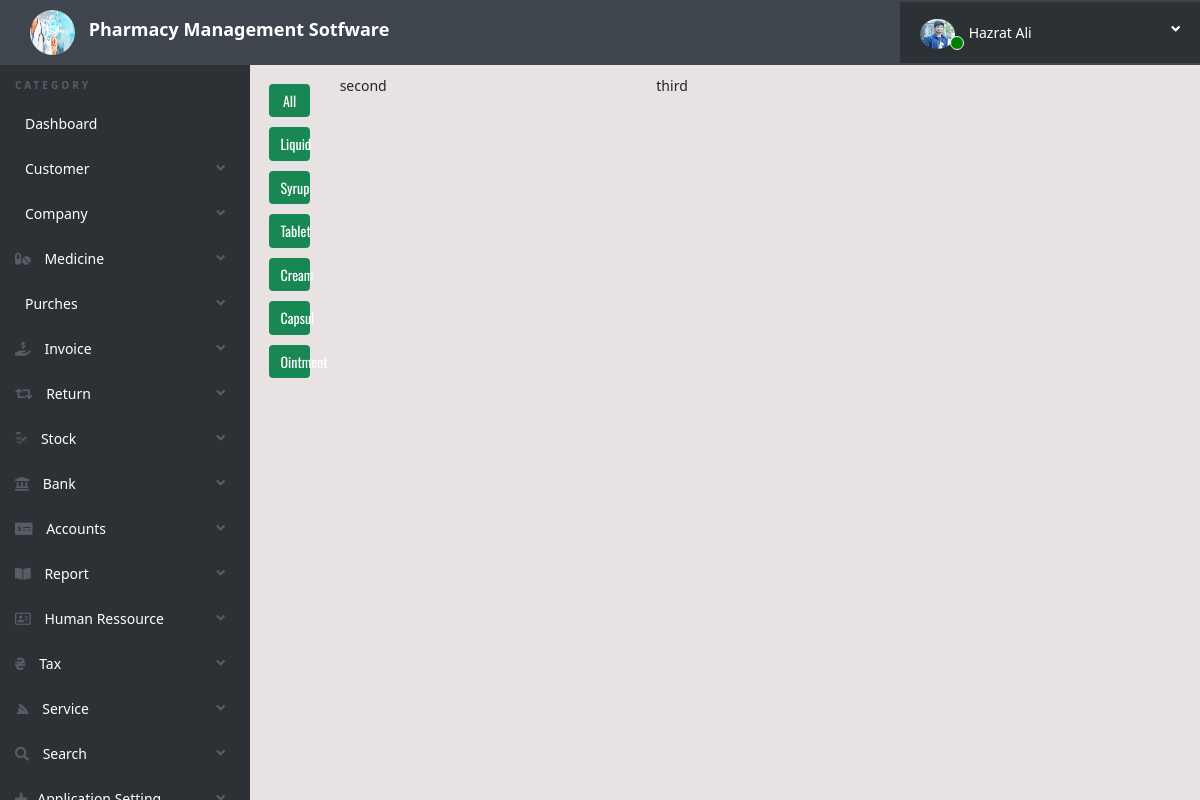
/pos_invoice2.php (signed in), run on an earlier commit of the app's database.
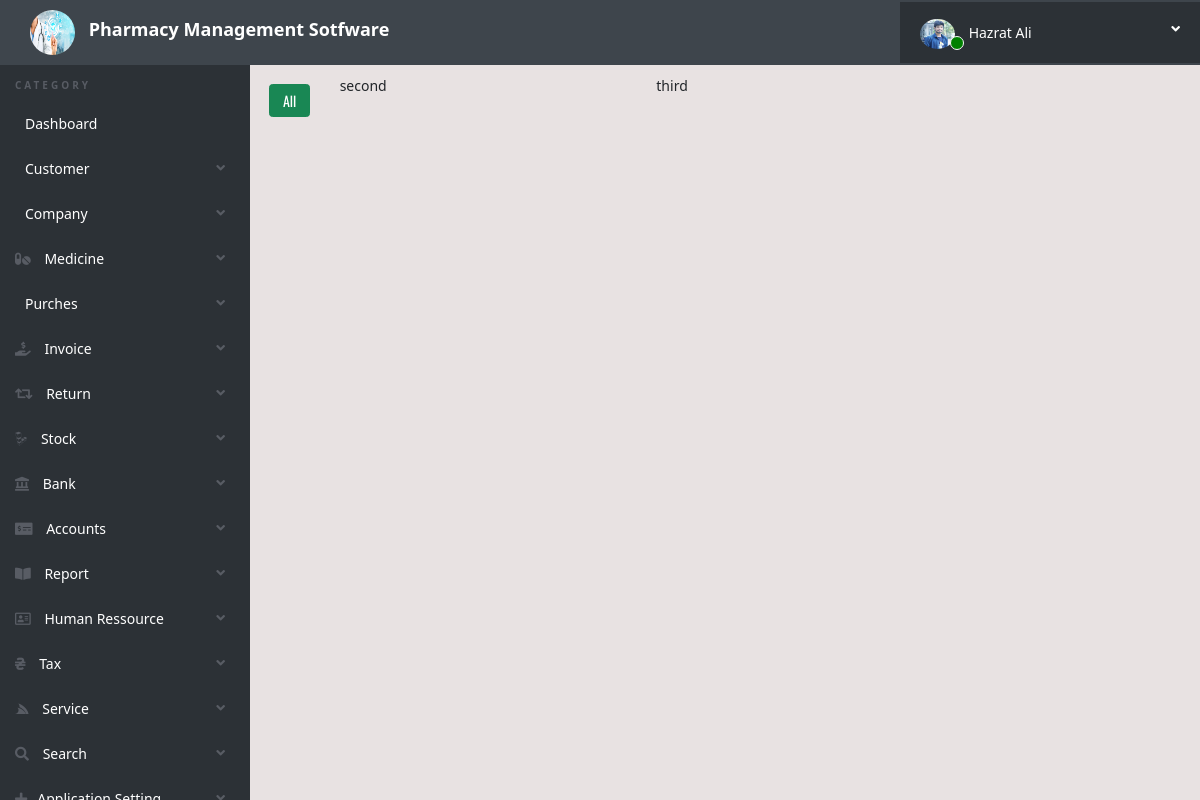
And on a later commit of the database.
### tables this page shows
CREATE TABLE `medicine_category` (
  `ID` int(11) NOT NULL,
  `MedicineCategory` text NOT NULL,
  `Status` int(3) NOT NULL,
  `Date` timestamp NOT NULL DEFAULT current_timestamp() ON UPDATE current_timestamp()
);

### pos_invoice2.php (the view, shortened to what this page needs)
<?php
include('includes/config.php');
	if(strlen($_SESSION['alogin'])==0)
		{
		include_once('./includes/address.php');
		header('location:index.php');
		}
	else{
	?>
	<!doctype html>
	<html lang="en" class="no-js">
	<head>
		<link rel="stylesheet" href="https://pro.fontawesome.com/releases/v5.10.0/css/all.css"/>
		<link href="https://cdn.jsdelivr.net/npm/bootstrap@5.1.3/dist/css/bootstrap.min.css" rel="stylesheet">
		<link rel="stylesheet" href="https://cdn.datatables.net/1.11.3/css/dataTables.bootstrap5.min.css">
		<link rel="stylesheet" href="css/bootstrap-social.css">
		<link rel="stylesheet" href="css/bootstrap-select.css">
		<link rel="stylesheet" href="css/fileinput.min.css">
		<link rel="stylesheet" href="css/awesome-bootstrap-checkbox.css">
		<link rel="stylesheet" href="css/style.css">
		<link href="https://cdnjs.cloudflare.com/ajax/libs/typicons/2.1.2/typicons.min.css" rel="stylesheet">
	</head>
	<body>
		<?php include('includes/header.php');?>
		<div class="ts-main-content">
			<?php include('includes/leftbar.php');?>
			<div class="content-wrapper">
				<div class="container-fluid">
					<div class="row d-flex flex-wrap flex-column flex-sm-row flex-md-row flex-lg-row">
						<div class="col-1">
							<?php $sql = "SELECT * from  medicine_category ";
								$query = $dbh -> prepare($sql);
								$query->execute();
								$results=$query->fetchAll(PDO::FETCH_OBJ);
								if($query->rowCount() > 0)
								{?>
								<div class="col-12" >
									<div class="d-flex flex-row flex-sm-row flex-md-column flex-lg-column px-1 py-1">
										<button class="btn btn-md btn-success" style="margin: 5px;">All</button>
											<?php
											foreach($results as $result)
											{
											if($result->MedicineCategoryStatus ==1)
											{?>
											<button class="btn btn-md btn-success" style="margin: 5px;"><?php echo $result->MedicineCategory?></button>
											<?php }
											}?>
									</div>
								</div>
							<?php }?>
						</div>
						<div class="col-4">
							second
						</div>
						<div class="col-7">
							third
						</div>
					</div>
				</div>
			</div>
		</div>
	</body>
	</html>
<?php }?>

What changed in the data, as far as the page shows it:
no longer on this page (row edited): medicine_category: MedicineCategory "Liquid"
no longer on this page (row edited): medicine_category: MedicineCategory "Syrup"
no longer on this page (row edited): medicine_category: MedicineCategory "Tablet"
no longer on this page (row edited): medicine_category: MedicineCategory "Cream"
no longer on this page (row edited): medicine_category: MedicineCategory "Capsul"
no longer on this page (row edited): medicine_category: MedicineCategory "Ointment"
